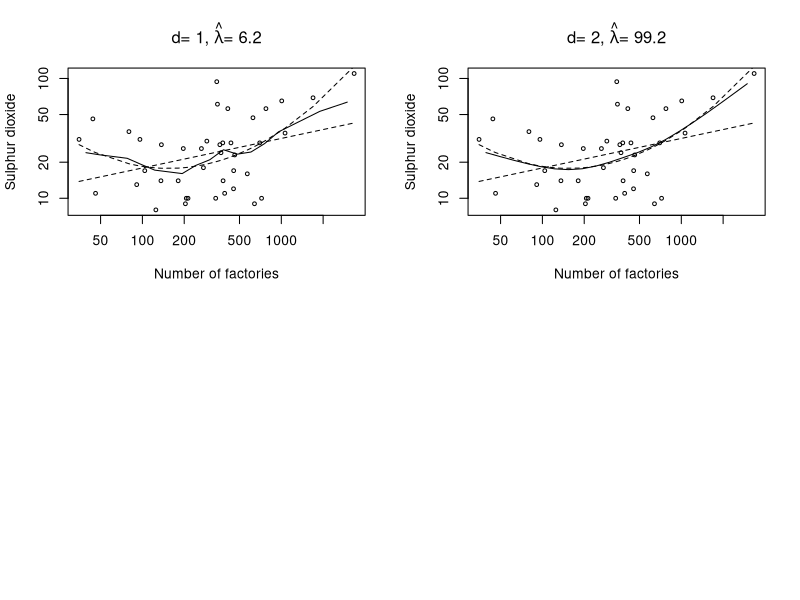

R code for this plot:
# Example 18.3

x<- scan('air.dat',skip=9)
  x<- matrix(x,byrow=T,ncol=7)
  y<- x[,1]
  x<- x[,3]
  ord<- order(x)
  x<- x[ord]
  y<- y[ord]
  n<- length(x)


ly<- log(y)
  lx<- log(x)

#........ use rough partition to get a starting value for sigma^2
npar<- 11
  xx<- seq(min(lx)-.0001,max(lx),len=npar)
  cutx<- cut(lx,breaks=xx)
# bin statistics
cat(table(cutx),'\n')
  w <- as.numeric(table(cutx))
  s2<- as.numeric(tapply(log(y),cutx,var))
  s2[is.na(s2)]<- 0.
  s2 <- sum(w*s2)/sum(w)  # starting value of sigma^2

# finer partition:
npar<- 21
  xx<- seq(min(lx)-.0001,max(lx),len=npar)
  cutx<- cut(lx,breaks=xx)
  xx1<- xx[-1] - (xx[2]-xx[1])/2
  midx<- exp(xx1[cutx])

# bin statistics
w <- as.numeric(table(cutx))
ybar<- as.numeric(tapply(log(y),cutx,mean))
ybar[is.na(ybar)]<- 0.

delta<- matrix(0,ncol=(npar-1),nrow=(npar-2))
for (i in 1:(npar-2)){
  delta[i,i]<- -1
  delta[i,i+1]<- 1
 }

par(mfrow=c(2,2))
for (d in c(1,2)){  # ------------------------------ differencing loop

# starting value
  s2<- .35; lambda<-5  
  s2b <- s2/lambda

if (d ==1) R1 <- t(delta) %*% delta
if (d ==2){   # degree of differencing d=2
  delta2<- delta[-1,-1]%*% delta
  R1 <- t(delta2) %*% delta2
}

olds2<- 100
olds2b<- 100
i<-0
while ((abs(olds2-s2)/s2 + abs(olds2b-s2b)/s2b) >.0001)
{
  i<- i+1
  olds2<- s2
  olds2b<- s2b
  fhat<- solve((diag(w) + lambda*R1),w*ybar)
  ffhat<- rep(fhat,w)
  err <- (ly-ffhat)
  smat <- solve(diag(w) + lambda*R1)
  df <- sum(diag(smat)*w)
  s2 <- sum(err^2)/(length(ly)- df)   # update s2

  brb <- c(fhat%*%R1 %*%fhat) 
  mat <- smat * R1
  s2b <- 1/(npar-1-d)*(brb + s2*sum(mat)) # npar-1 = number of bins
                                       # npar-3 = number of iid differences
                                       #          for order d=2
                                       #    this divisor is very important!!
  lambda<- s2/s2b
  cat('Iter= ',i,'s2= ',s2,'s2b= ',s2b,'lambda= ',lambda,'df= ',df,'\n')
}

# plot the final choice
  plot(x,y,xlab='Number of factories',
           ylab='Sulphur dioxide',type='n',log='xy')
  points(x,y,cex=.6)
  a<- lm(log(y)~log(x))
  lines(x,exp(a$fit),lty=2)
  a<- lm(ly~poly(lx,2))     # quadratic fit
  lines(x,exp(a$fit),lty=2)

  fhat<- solve((diag(w) + lambda*R1),w*ybar)
  lines(exp(xx1),exp(fhat))
  if (d==1) title(expression(paste('d= ',1,', ',hat(lambda),'= 6.2')))
  if (d==2) title(expression(paste('d= ',2,', ',hat(lambda),'= 99.2')))
} # ------------------------------------------- end differencing loop
